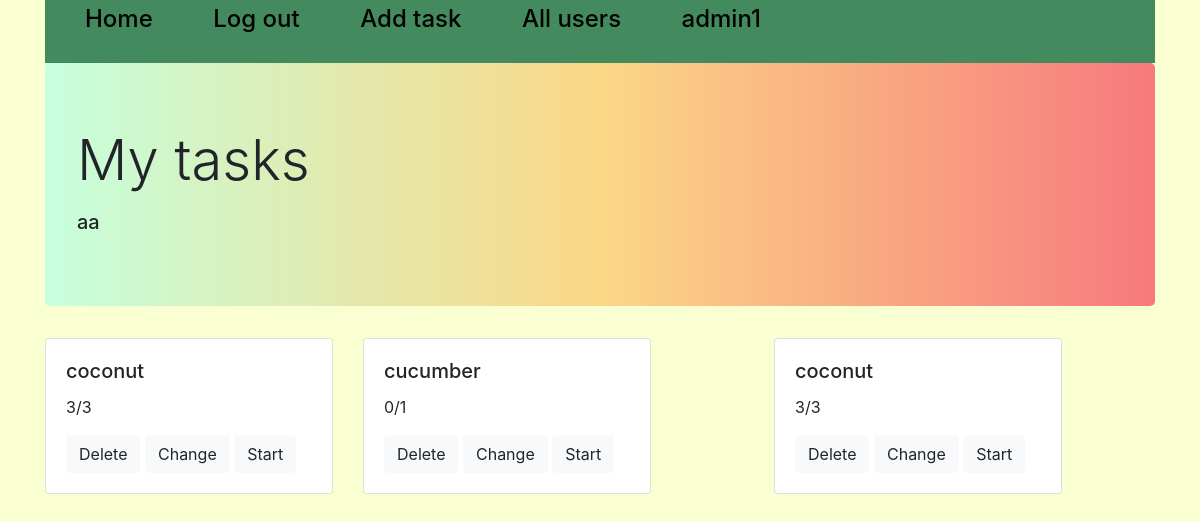
Before: /all_tasks/5 (signed in) with the older database file.
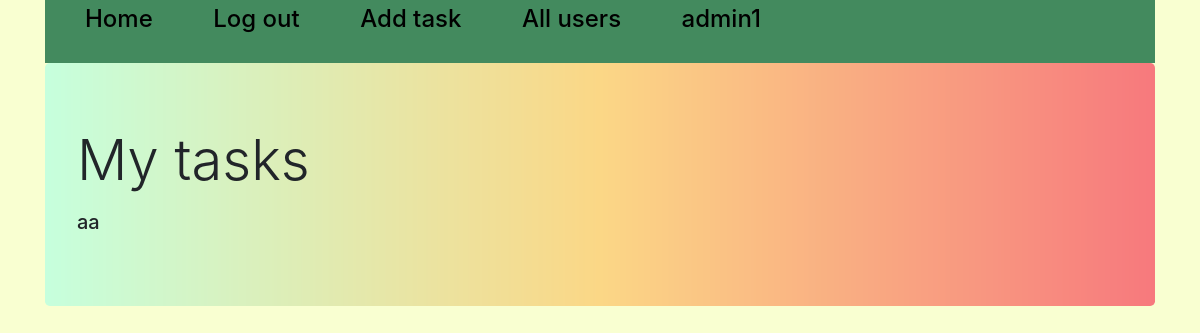
After: the same page with the newer database file.
### tables this page shows
CREATE TABLE users 
                            (id INTEGER PRIMARY KEY AUTOINCREMENT, 
                             user_name VARCHAR(50),
                             password_hash VARCHAR(128)
                             );

CREATE TABLE task
                                    (id INTEGER PRIMARY KEY AUTOINCREMENT,
                                     hints VARCHAR(10000) DEFAULT NULL,
                                     title VARCHAR(100),
                                     content VARCHAR(10000),
                                     choices VARCHAR(1000),
                                     correct_choice VARCHAR(100)
                             );

### mainpage.py (the view)
@app.route('/all_tasks/<int:id>', methods=['GET', 'POST'])
def all_tasks(id):
    all, username = '', ''
    if 'username' not in session:
        return redirect('/login')
    if id != 0 and session['user_id'] in [1, 2]:
        all = [i[1] for i in task_user.get_all(id)]
        username = users_base.get(id)[1]
        session['list_id'] = id
    else:
        id = 0
    if id == 0:
        session['list_id'] = session['user_id']
        all = [i[1] for i in task_user.get_all(session['list_id'])]
        username = ''
    session['titles'] = []
    session['contents'] = []
    session['choices'] = []
    session['correct'] = []
    session['task_id'] = all
    session['hints'] = []
    for i in all:
        try:
            hints, title, content, choices, correct_choices = tasks_model.get(i)[1:]
            session['titles'].append(title)
            session['contents'].append(content.split('\n'))
            session['correct'].append(correct_choices.split('\n'))
            if choices:
                choices = [i.split() for i in choices.split('\n')]
                session['choices'].append(choices)
            else:
                session['choices'].append([])
            if hints:
                session['hints'].append(hints.split('\n'))
            else:
                session['hints'].append([])
        except Exception as e:
            all.pop(all.index(i))
    sc = progress.get_all(session['list_id'])
    scores_id = [i[-2] for i in sc]
    scores1 = []
    n_all = 0
    for i in all:
        if i in scores_id:
            n_correct = sc[scores_id.index(i)][3]
            n_all = sc[scores_id.index(i)][2]
        else:
            n_correct = 0
            try:
                n_all = len(session['contents'][all.index(i)])
            except IndexError:
                all.pop(all.index(i))
        scores1.append(str(n_correct) + '/' + str(n_all))
    session['scores'] = scores1
    print(session['contents'])
    n = list(range(0, len(all), 3))
    print(n)
    return render_template('tasks.html', flag=True, n=n, n_all=len(all), name=username)

### DB.py (called while the page is built)
    def get(self, user_id):
        cursor = self.connection.cursor()
        cursor.execute("SELECT * FROM users WHERE id = ?", (str(user_id),))
        row = cursor.fetchone()
        return row

    def get(self, id):
        cursor = self.connection.cursor()
        cursor.execute("SELECT * FROM task WHERE id = ?", (id,))
        row = cursor.fetchone()
        return row

    def get_all(self, user_id=None, task_id=None):
        cursor = self.connection.cursor()
        if user_id and not task_id:
            cursor.execute("SELECT * FROM prog WHERE user_id=?", (str(user_id),))
        elif user_id and task_id:
            cursor.execute("SELECT * FROM prog WHERE task_id=? AND user_id=?", (str(task_id), str(user_id)))
        else:
            cursor.execute("SELECT * FROM prog")
        rows = cursor.fetchall()
        return rows

    def get_all(self, id=None):
        cursor = self.connection.cursor()
        if id:
            cursor.execute("SELECT * FROM taskuser WHERE user_id = ?", (str(id),))
        else:
            cursor.execute("SELECT * FROM taskuser")
        rows = cursor.fetchall()
        return rows

### templates/tasks.html (shortened to what this page needs)
{% extends "base.html" %}
{% block content %}
<div class="container">
    <div class="jumbotron" style="background-image: url(/static/gradientyellow.jpg); background-size: 100%;">
        <h1 class="display-4">My tasks</h1>
        <p class="lead">
        <h5>{{name}}</h5>
    </div>
    {% if flag %}
    {% for i in n%}
    <div class="container">
        <div class="row">
        {% if i< n_all %}
        <div class="card" name={{i}} value={{i}} style="width: 18rem;">
            <div class="card-body">
            <h5 class="card-title">{{session['titles'][i]}}</h5>
            <p class="card-text">{{session['scores'][i]}}</p>
            {% if session['user_id'] == 1 or session['user_id'] == 2 %}
            <a href="/delete/{{session['task_id'][i]}}" class="btn btn-light">Delete</a>
            <a href="/add_task/{{session['task_id'][i]}}" class="btn btn-light">Change</a>
            {% endif %}
            <a href="/task/{{i}}" class="btn btn-light">Start</a>
            </div>
        </div>
        {% endif %}
            {% if i+1 < n_all %}
            <div class="col item">
                <div class="col-2 item">
                    <div class="card" name={{i+1}} value={{i+1}} style="width: 18rem;">
                    <div class="card-body">
                    <h5 class="card-title">{{session['titles'][i+1]}}</h5>
                    <p class="card-text">{{session['scores'][i+1]}}</p>
                    {% if session['user_id'] == 1 or session['user_id'] == 2 %}
                    <a href="/delete/{{session['task_id'][i+1]}}" class="btn btn-light">Delete</a>
                    <a href="/add_task/{{session['task_id'][i+1]}}" class="btn btn-light">Change</a>
                    {% endif %}
                    <a href="/task/{{i}}" class="btn btn-light">Start</a>
                    </div>
                </div>
            </div>
            </div>
            {% endif %}
                {% if i+2 < n_all %}
            <div class="col item">
                <div class="col-3 item">
                    <div class="card" name={{i+2}} value={{i+2}} style="width: 18rem;">
                    <div class="card-body">
                    <h5 class="card-title">{{session['titles'][i+2]}}</h5>
                    <p class="card-text">{{session['scores'][i+2]}}</p>
                    {% if session['user_id'] == 1 or session['user_id'] == 2 %}
                    <a href="/delete/{{session['task_id'][i+2]}}" class="btn btn-light">Delete</a>
                    <a href="/add_task/{{session['task_id'][i+2]}}" class="btn btn-light">Change</a>
                    {% endif %}
                    <a href="/task/{{i}}" class="btn btn-light">Start</a>
                    </div>
                </div>
            </div>
            </div>
            </div>
            </div>
            {% endif %}
    {% endfor %}
    {% endif %}
</div>
{% endblock %}

### templates/base.html (shortened to what this page needs)
<!DOCTYPE html>
<html lang="en">
<head>
    <link rel="stylesheet" href="https://stackpath.bootstrapcdn.com/bootstrap/4.3.1/css/bootstrap.min.css"
>
</head>
<body>
<div class="top_line">
    <div class="container">
        <div class="col-md-12">
            <div class="row">
                <div class="top_nav" style="background-color: #438a5e;">
                    <ul>
                        {% if "username" in session %}
                        <li><a class="navbar-brand" href="/homepage1"><h4>Home</h4></a></li>
                        <li><a class="navbar-brand" href="/login"><h4>Log out</h4></a></li>
                        {% if session['user_id'] == 1 or session['user_id'] == 2 %}
                        <li><a class="navbar-brand" href="/add_task/0"><h4>Add task</h4></a></li>
                        <li><a class="navbar-brand" href="/all_users"><h4>All users</h4></a></li>
                        {% endif %}
                        <li><a class="navbar-brand" href="/logout"><h4>{{session['username']}}</h4></a></li>
                        {% endif %}
                    </ul>
                </div>
            </div>
        </div>
    </div>
</div>
{% block content %}{% endblock %}
</body>
</html>

### templates/base.html (style rules this page uses)
body { background-color: #f9ffd1; }
.top_nav { width: 100%; }
.top_nav ul li { list-style-type: none; display: inline-block; vertical-align: center; padding-right: 40px; }
.top_nav a { color: black; }

Changed rows visible on the page:
removed task: title "coconut"
removed task: title "cucumber"
removed task: title "coconut"
Other visible differences:
list line gone: "3/3 Delete Change Start 0/1 Delete Change Start 3/3 Delete Change Start"
